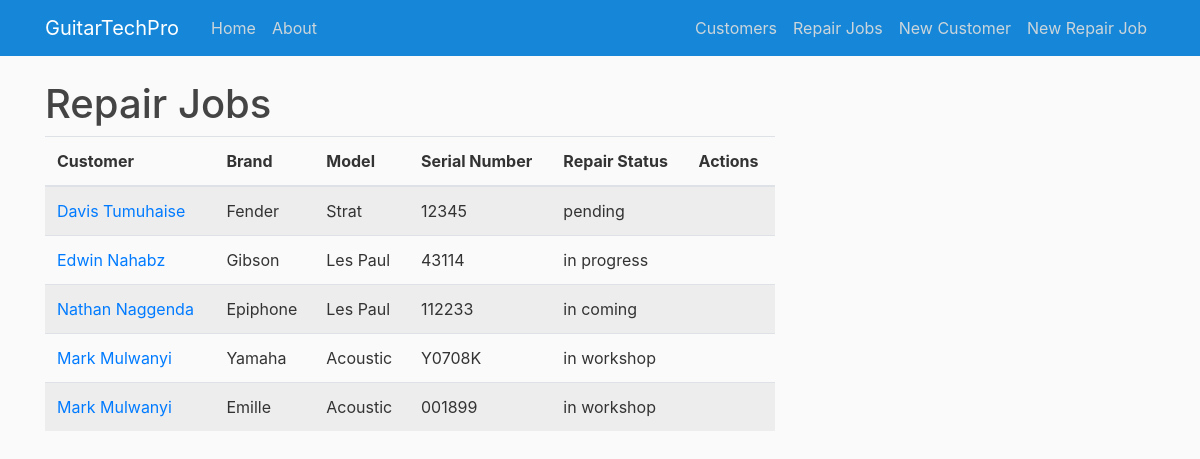
Screenshot of /guitars/view with the database file from the repository.
### app/models.py (models this page shows, shortened)
class Guitar(db.Model):
    id = db.Column(db.Integer, primary_key=True)
    brand = db.Column(db.String(50), nullable=False)
    model = db.Column(db.String(50), nullable=False)
    serial_number = db.Column(db.String(50), nullable=True)
    description = db.Column(db.String(250), nullable=False)
    repair_status = db.Column(db.String(50), nullable=False)
    customer_id = db.Column(db.Integer, db.ForeignKey('customer.id'), nullable=False)

class Customer(db.Model):
    id = db.Column(db.Integer, primary_key=True)
    firstname = db.Column(db.String(50), nullable=False)
    lastname = db.Column(db.String(50), nullable=False)
    phone = db.Column(db.String(20), nullable=False)
    email = db.Column(db.String(120), nullable=True)
    guitars = db.relationship('Guitar', backref='customer', lazy=True)

### app/routes.py (the view)
@app.route('/guitars/view', methods=['GET', 'POST'])
def view_guitars():
    guitars = Guitar.query.all()
    return render_template('view_guitars.html', guitars=guitars)

### app/templates/view_guitars.html (shortened to what this page needs)
{% extends 'base.html' %}
{% block content %}
<h1>Repair Jobs</h1>
<div class="table-responsive">
    <table class="table table-striped">
        <thead>
            <tr>
                <th>Customer</th>
                <th>Brand</th>
                <th>Model</th>
                <th>Serial Number</th>
                <th>Repair Status</th>
                <th>Actions</th>
            </tr>
        </thead>
        <tbody>
            {% for guitar in guitars %}
            <tr>
                <td>
                    <a href="{{ url_for('view_customer_guitars', customer_id=guitar.customer.id) }}">
                        {{ guitar.customer.firstname }} {{ guitar.customer.lastname }}
                    </a>
                </td>
                <td>{{ guitar.brand }}</td>
                <td>{{ guitar.model }}</td>
                <td>{{ guitar.serial_number}}</td>
                <td>{{ guitar.repair_status }}</td>
                <td>
                </td>
            </tr>
            {% endfor %}
        </tbody>
    </table>
</div>
{% endblock %}

### app/static/main.css (style rules this page uses)
body { background: #fafafa; color: #333333; margin-top: 5rem; }
h1, h2, h3, h4, h5, h6 { color: #444444; }

### rows the page displays
Guitar: customer.firstname "Davis", customer.lastname "Tumuhaise", brand "Fender", model "Strat", serial_number "12345", repair_status "pending"
Guitar: customer.firstname "Edwin", customer.lastname "Nahabz", brand "Gibson", model "Les Paul", serial_number "43114", repair_status "in progress"
Guitar: customer.firstname "Nathan", customer.lastname "Naggenda", brand "Epiphone", model "Les Paul", serial_number "112233", repair_status "in coming"
Guitar: customer.firstname "Mark", customer.lastname "Mulwanyi", brand "Yamaha", model "Acoustic", serial_number "Y0708K", repair_status "in workshop"
Guitar: customer.firstname "Mark", customer.lastname "Mulwanyi", brand "Emille", model "Acoustic", serial_number "001899", repair_status "in workshop"
